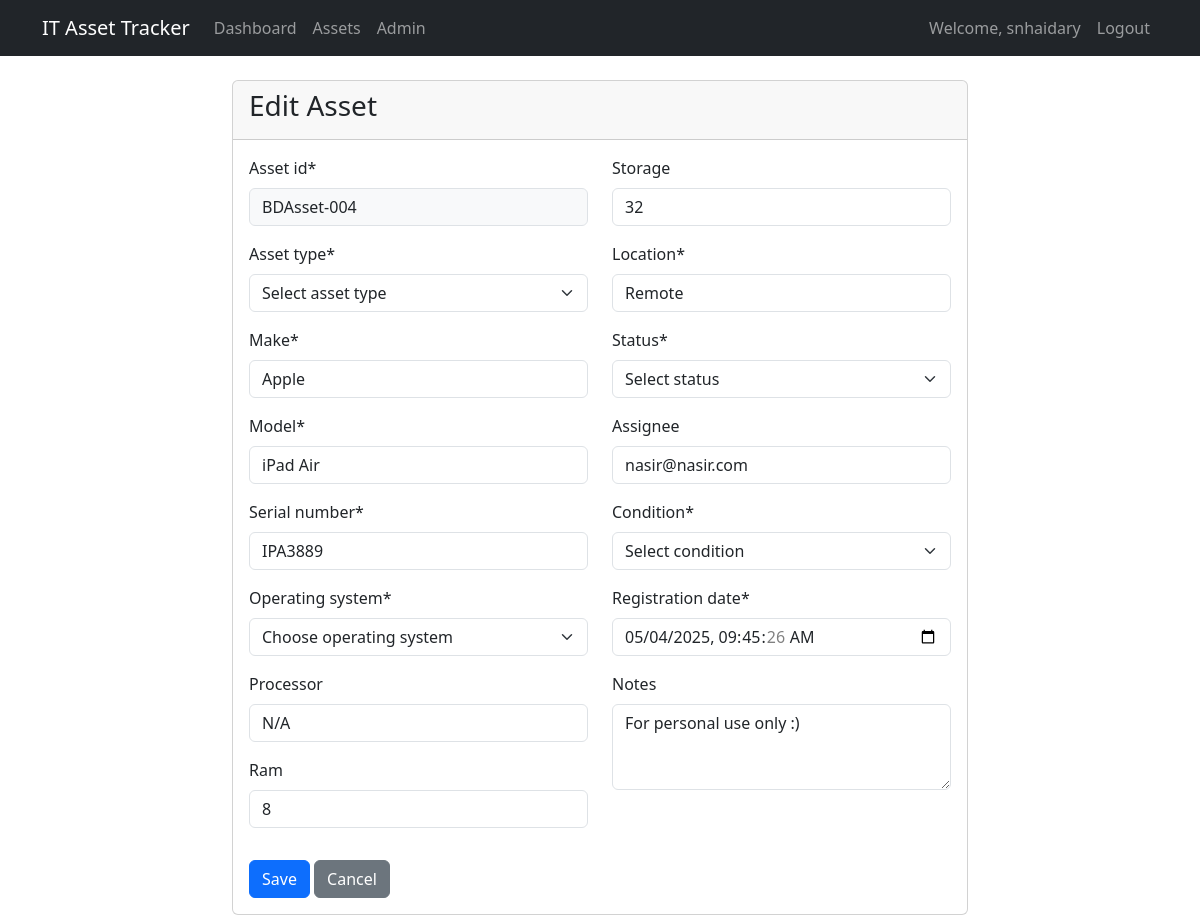
Before: /assets/5/update/ (signed in) with the older database file.
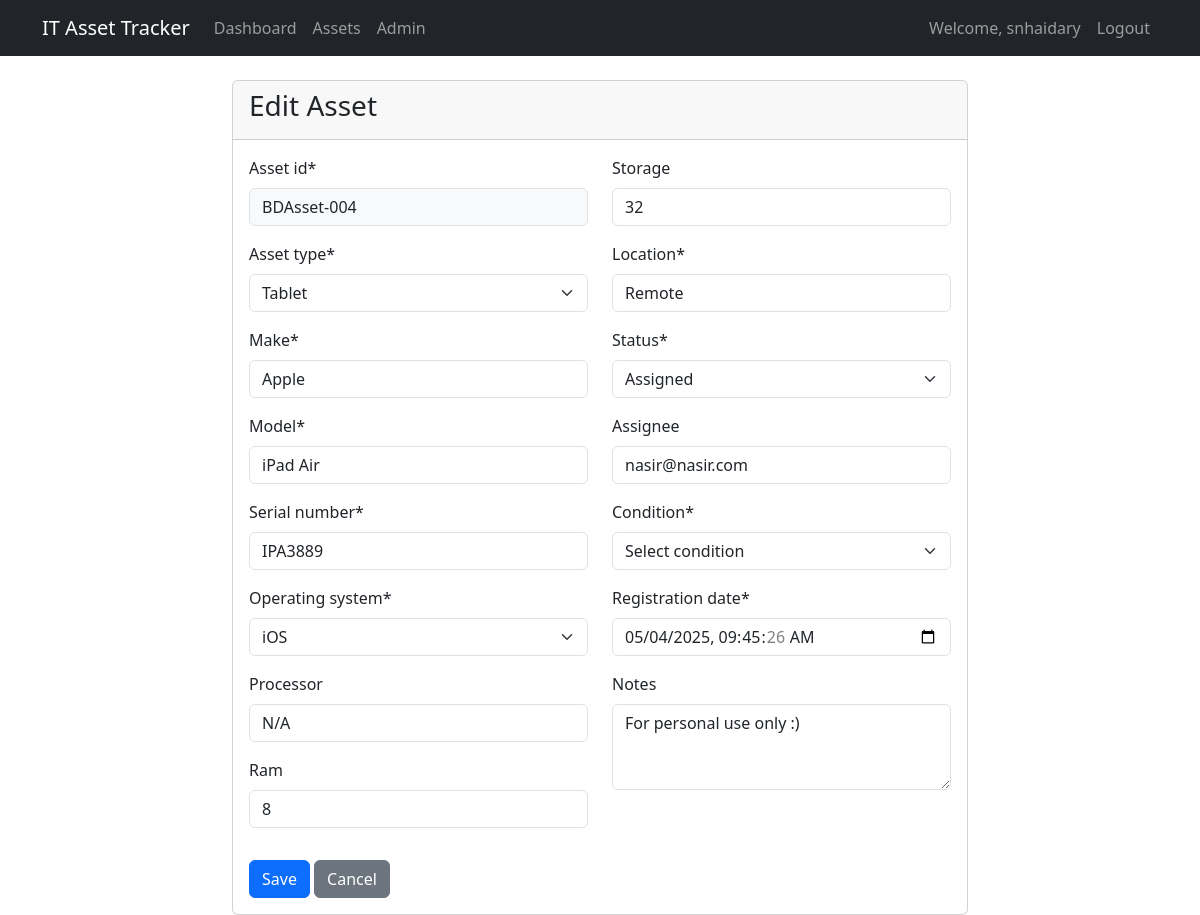
After: the same page with the newer database file.
### assets/models.py (models this page shows, shortened)
class Asset(models.Model):
    STATUS_CHOICES = [
        ('ASSIGNED', 'Assigned'),
        ('AVAILABLE', 'Available'),
        ('IN_REPAIR', 'In-repair'),
        ('RETIRED', 'Retired'),
    ]
    CONDITION_CHOICES = [
        ('WORKING', 'Working'),
        ('SOFTWARE_ISSUE', 'Software-issue'),
        ('HARDWARE_ISSUE', 'Hardware-issue'),
        ('DAMAGED', 'Damaged'),
    ]
    ASSET_TYPE_CHOICES = [
        ('LAPTOP', 'Laptop'),
        ('DESKTOP', 'Desktop'),
        ('MOBILE', 'Mobile'),
        ('TABLET', 'Tablet'),
        ('PRINTER', 'Printer'),
        ('SCANNER', 'Scanner'),
        ('PROJECTOR', 'Projector'),
        ('SERVER', 'Server'),
        ('NETWORK_DEVICE', 'Network Device'),
        ('MONITOR', 'Monitor'),
        ('SCREEN', 'Screen'),
        ('TV', 'TV'),
        ('ROBOTS', 'Robots'),
        ('UPS', 'UPS'),
        ('EXTERNAL_DRIVE', 'External Drive'),
        ('OTHER', 'Other'),
    ]
    OS_CHOICES = [
        ('WINDOWS', 'Windows'),
        ('MACOS', 'macOS'),
        ('LINUX', 'Linux'),
        ('ANDROID', 'Android'),
        ('IOS', 'iOS'),
        ('CHROMEOS', 'ChromeOS'),
        ('HYPEROS', 'HyperOS'),
        ('OTHER', 'Other'),
    ]
    registration_date = models.DateTimeField(default=timezone.now)
    asset_id = models.CharField(max_length=50, unique=True)
    asset_type = models.CharField(max_length=100, choices=ASSET_TYPE_CHOICES)
    make = models.CharField(max_length=100)
    model = models.CharField(max_length=100)
    serial_number = models.CharField(max_length=100, unique=True)
    operating_system = models.CharField(max_length=100, choices=OS_CHOICES)
    processor = models.CharField(max_length=100, blank=True)
    ram = models.IntegerField(validators=[MinValueValidator(0)], blank=True, null=True)
    storage = models.IntegerField(validators=[MinValueValidator(0)], blank=True, null=True)
    location = models.CharField(max_length=200)
    status = models.CharField(max_length=20, choices=STATUS_CHOICES, default='AVAILABLE')
    assignee = models.EmailField(blank=True, null=True)  # Made optional
    condition = models.CharField(max_length=20, choices=CONDITION_CHOICES, default='NEW')
    notes = models.TextField(blank=True)
    class Meta:
        ordering = ['-registration_date']

### assets/views.py (the view, shortened to what this page needs)
# urls.py: path('<int:pk>/update/', AssetUpdateView.as_view(), name='asset-update'),
class AssetUpdateView(LoginRequiredMixin, UpdateView):
    model = Asset
    form_class = AssetForm
    template_name = 'assets/asset_form.html'
    success_url = reverse_lazy('asset-list')

### templates/assets/asset_form.html (shortened to what this page needs)
{% extends 'base.html' %}
{% load crispy_forms_tags %}
{% block content %}
<div class="row">
    <div class="col-md-8 offset-md-2">
        <div class="card">
            <div class="card-header">
                <h3 class="card-title">{% if form.instance.pk %}Edit Asset{% else %}New Asset{% endif %}</h3>
            </div>
            <div class="card-body">
                <form method="post" novalidate>
                    <div class="row">
                        <div class="col-md-6">
                            {{ form.asset_id|as_crispy_field }}
                            {{ form.asset_type|as_crispy_field }}
                            {{ form.make|as_crispy_field }}
                            {{ form.model|as_crispy_field }}
                            {{ form.serial_number|as_crispy_field }}
                            {{ form.operating_system|as_crispy_field }}
                            {{ form.processor|as_crispy_field }}
                            {{ form.ram|as_crispy_field }}
                        </div>
                        <div class="col-md-6">
                            {{ form.storage|as_crispy_field }}
                            {{ form.location|as_crispy_field }}
                            {{ form.status|as_crispy_field }}
                            {{ form.assignee|as_crispy_field }}
                            {{ form.condition|as_crispy_field }}
                            {{ form.registration_date|as_crispy_field }}
                            {{ form.notes|as_crispy_field }}
                        </div>
                    </div>
                    <div class="mt-3">
                        <button type="submit" class="btn btn-primary">Save</button>
                        <a href="{% url 'asset-list' %}" class="btn btn-secondary">Cancel</a>
                    </div>
                </form>
            </div>
        </div>
    </div>
</div>
{% endblock %}

Changed rows visible on the page:
changed Asset "BDAsset-004": asset_type "Select asset type" → "Tablet"; operating_system "Choose operating system" → "iOS"; status "Select status" → "Assigned"
